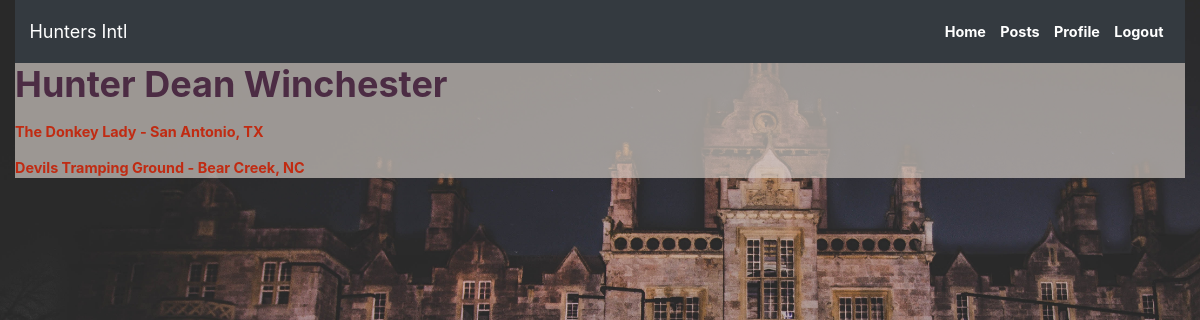
The page /user_profile/2 on the database its author committed.
### hunter_app/models.py (models this page shows)
class User(models.Model):
    first_name = models.CharField(max_length=50)
    last_name = models.CharField(max_length=50)
    gender = models.CharField(max_length=6)
    email = models.CharField(max_length=255)
    password = models.CharField(max_length=255)
    confirm_pw = models.CharField(max_length=255)
    objects = UserManager()

class User_Post(models.Model):
    message = models.CharField(max_length=500)
    poster = models.ForeignKey(User, related_name='user_posts', on_delete=models.CASCADE)
    likes = models.ManyToManyField(User, related_name='liked_posts')

### hunter_app/views.py (the view)
# urls.py: path('user_profile/<int:id>', views.profile),
def profile(request,id):
    context = {
        'user': User.objects.get(id=id)
    }
    return render(request, 'profile.html', context)

### hunter_app/templates/profile.html (shortened to what this page needs)
<!DOCTYPE html>
<html lang="en">
<head>
    <link rel="stylesheet" href="https://cdn.jsdelivr.net/npm/bootstrap@4.6.0/dist/css/bootstrap.min.css">
    {% load static %}
    <link rel="stylesheet" href="{% static 'css/style.css' %}">
</head>
<body>
    <div class="container-fluid">
        <header>
            <nav class="navbar navbar-expand-lg navbar-dark bg-dark">
            <a class="navbar-brand" href="/success">Hunters Intl</a>
                <span class="navbar-text">
                </span>
                <div class="collapse navbar-collapse" id="navbarNav">
                    <ul class="navbar-nav ml-auto">
                        <li class="nav-item">
                            <a class="nav-link active" aria-current="page" href="/user_profile/{{user.id}}"><b>Home</b></a>
                        </li>
                        <li class="nav-item">
                            <a class="nav-link active" aria-current="page" href="/success"><b>Posts</b></a>
                        </li>
                        <li class="nav-item">
                            <a class="nav-link active" aria-current="page" href="/edit_pg/{{user.id}}"><b>Profile</b></a>
                        </li>
                        <li class="nav-item">
                            <a class="nav-link active" aria-current="page" href="/logout"><b>Logout</b></a>
                        </li>
                    </ul>
                </div>
            </nav>
        </header>
        <div class="wrapper">
            <h1>Hunter {{user.first_name}} {{user.last_name}}</h1>
            {% for post in user.user_posts.all %}
            <p>{{post.message}}</p>
            {% endfor %}
            </div>
        </div>
</body>
</html>

### hunter_app/static/css/style.css (style rules this page uses)
:root { font-family: 'Franklin Gothic Medium', 'Arial Narrow', Arial, sans-serif; font-size: 90%; color: #4c2c44; }
.wrapper { background-color: #d8d1caa8; }
body { background-image: url('../image/castle.jpg'); background-size: cover; background-repeat: no-repeat; background-color: #333; background-attachment: fixed; }
* { box-sizing: border-box; margin: 0; padding: 0; }
h1, h2, h3, h4 { margin-bottom: 1rem; }
h1 { font-size: 5 rem; color:#4c2c44; font-weight: bold; margin-bottom: 1rem; }
p { color: #c12b12; font-size: 1rem; font-weight: bold; }

### rows shown on the page
User: first_name "Dean", last_name "Winchester"
User_Post: message "The Donkey Lady - San Antonio, TX"
User_Post: message "Devils Tramping Ground - Bear Creek, NC"
